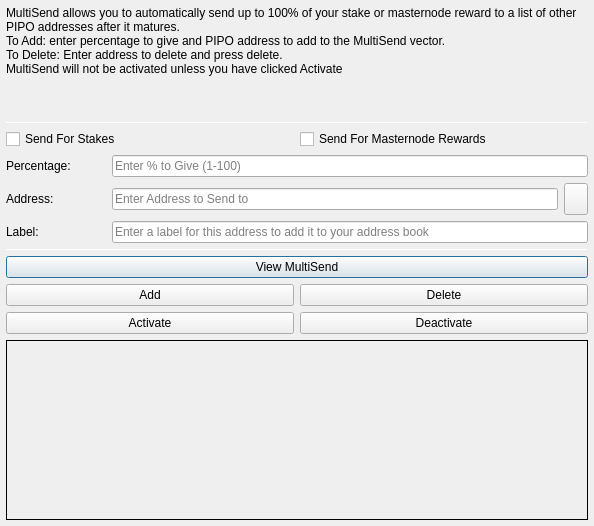
<?xml version="1.0" encoding="UTF-8"?>
<ui version="4.0">
 <class>MultiSendDialog</class>
 <widget class="QDialog" name="MultiSendDialog">
  <property name="windowModality">
   <enum>Qt::NonModal</enum>
  </property>
  <property name="geometry">
   <rect>
    <x>0</x>
    <y>0</y>
    <width>594</width>
    <height>526</height>
   </rect>
  </property>
  <property name="windowTitle">
   <string>MultiSend</string>
  </property>
  <layout class="QVBoxLayout" name="verticalLayout" stretch="0">
   <property name="margin">
    <number>6</number>
   </property>
   <item>
    <layout class="QVBoxLayout" name="verticalLayout_Main" stretch="1,1,1,0,1,1,1">
     <item>
      <widget class="QLabel" name="label_2">
       <property name="lineWidth">
        <number>1</number>
       </property>
       <property name="text">
        <string>MultiSend allows you to automatically send up to 100% of your stake or masternode reward to a list of other PIPO addresses after it matures.
To Add: enter percentage to give and PIPO address to add to the MultiSend vector.
To Delete: Enter address to delete and press delete.
MultiSend will not be activated unless you have clicked Activate</string>
       </property>
       <property name="alignment">
        <set>Qt::AlignLeading|Qt::AlignLeft|Qt::AlignTop</set>
       </property>
       <property name="wordWrap">
        <bool>true</bool>
       </property>
      </widget>
     </item>
     <item>
      <widget class="Line" name="line">
       <property name="minimumSize">
        <size>
         <width>0</width>
         <height>1</height>
        </size>
       </property>
       <property name="maximumSize">
        <size>
         <width>16777215</width>
         <height>1</height>
        </size>
       </property>
       <property name="orientation">
        <enum>Qt::Horizontal</enum>
       </property>
      </widget>
     </item>
     <item>
      <layout class="QVBoxLayout" name="verticalLayout_Settings">
       <item>
        <layout class="QHBoxLayout" name="horizontalLayout">
         <item>
          <widget class="QCheckBox" name="multiSendStakeCheckBox">
           <property name="text">
            <string>Send For Stakes</string>
           </property>
          </widget>
         </item>
         <item>
          <widget class="QCheckBox" name="multiSendMasternodeCheckBox">
           <property name="text">
            <string>Send For Masternode Rewards</string>
           </property>
          </widget>
         </item>
        </layout>
       </item>
       <item>
        <layout class="QHBoxLayout" name="horizontalLayout_6">
         <item>
          <widget class="QLabel" name="label">
           <property name="minimumSize">
            <size>
             <width>100</width>
             <height>0</height>
            </size>
           </property>
           <property name="toolTip">
            <string>Percentage of stake to send</string>
           </property>
           <property name="text">
            <string>Percentage:</string>
           </property>
          </widget>
         </item>
         <item>
          <widget class="QLineEdit" name="multiSendPercentEdit">
           <property name="toolTip">
            <string>Enter whole numbers 1 - 100</string>
           </property>
           <property name="placeholderText">
            <string>Enter % to Give (1-100)</string>
           </property>
          </widget>
         </item>
        </layout>
       </item>
       <item>
        <layout class="QHBoxLayout" name="horizontalLayout_7">
         <item>
          <widget class="QLabel" name="label_5">
           <property name="minimumSize">
            <size>
             <width>100</width>
             <height>0</height>
            </size>
           </property>
           <property name="toolTip">
            <string>Address to send portion of stake to</string>
           </property>
           <property name="text">
            <string>Address:</string>
           </property>
          </widget>
         </item>
         <item>
          <widget class="QLineEdit" name="multiSendAddressEdit">
           <property name="toolTip">
            <string/>
           </property>
           <property name="placeholderText">
            <string>Enter Address to Send to</string>
           </property>
          </widget>
         </item>
         <item>
          <widget class="QToolButton" name="addressBookButton">
           <property name="maximumSize">
            <size>
             <width>16777215</width>
             <height>32</height>
            </size>
           </property>
           <property name="toolTip">
            <string>Choose an address from the address book</string>
           </property>
           <property name="text">
            <string/>
           </property>
           <property name="icon">
            <iconset resource="../pipo.qrc">
             <normaloff>:/icons/address-book</normaloff>:/icons/address-book</iconset>
           </property>
           <property name="shortcut">
            <string>Alt+A</string>
           </property>
          </widget>
         </item>
        </layout>
       </item>
      </layout>
     </item>
     <item>
      <layout class="QHBoxLayout" name="horizontalLayout_3">
       <item>
        <widget class="QLabel" name="label_3">
         <property name="minimumSize">
          <size>
           <width>100</width>
           <height>0</height>
          </size>
         </property>
         <property name="text">
          <string>Label:</string>
         </property>
        </widget>
       </item>
       <item>
        <widget class="QLineEdit" name="labelAddressLabelEdit">
         <property name="placeholderText">
          <string>Enter a label for this address to add it to your address book</string>
         </property>
        </widget>
       </item>
      </layout>
     </item>
     <item>
      <widget class="Line" name="line_2">
       <property name="minimumSize">
        <size>
         <width>0</width>
         <height>1</height>
        </size>
       </property>
       <property name="maximumSize">
        <size>
         <width>16777215</width>
         <height>1</height>
        </size>
       </property>
       <property name="orientation">
        <enum>Qt::Horizontal</enum>
       </property>
      </widget>
     </item>
     <item>
      <layout class="QVBoxLayout" name="verticalLayout_Buttons">
       <item>
        <layout class="QHBoxLayout" name="horizontalLayout_4">
         <item>
          <widget class="QPushButton" name="viewButton">
           <property name="toolTip">
            <string/>
           </property>
           <property name="statusTip">
            <string>View MultiSend Vector</string>
           </property>
           <property name="text">
            <string>View MultiSend</string>
           </property>
          </widget>
         </item>
        </layout>
       </item>
       <item>
        <layout class="QHBoxLayout" name="horizontalLayout_2">
         <item>
          <widget class="QPushButton" name="addButton">
           <property name="toolTip">
            <string/>
           </property>
           <property name="statusTip">
            <string>Add to MultiSend Vector</string>
           </property>
           <property name="text">
            <string>Add</string>
           </property>
          </widget>
         </item>
         <item>
          <widget class="QPushButton" name="deleteButton">
           <property name="toolTip">
            <string/>
           </property>
           <property name="statusTip">
            <string>Delete Address From MultiSend Vector</string>
           </property>
           <property name="text">
            <string>Delete</string>
           </property>
          </widget>
         </item>
        </layout>
       </item>
       <item>
        <layout class="QHBoxLayout" name="horizontalLayout_5">
         <item>
          <widget class="QPushButton" name="activateButton">
           <property name="statusTip">
            <string>Activate MultiSend</string>
           </property>
           <property name="text">
            <string>Activate</string>
           </property>
          </widget>
         </item>
         <item>
          <widget class="QPushButton" name="disableButton">
           <property name="statusTip">
            <string>Deactivate MultiSend</string>
           </property>
           <property name="text">
            <string>Deactivate</string>
           </property>
          </widget>
         </item>
        </layout>
       </item>
      </layout>
     </item>
     <item>
      <widget class="QLabel" name="message">
       <property name="minimumSize">
        <size>
         <width>0</width>
         <height>180</height>
        </size>
       </property>
       <property name="frameShape">
        <enum>QFrame::Panel</enum>
       </property>
       <property name="frameShadow">
        <enum>QFrame::Plain</enum>
       </property>
       <property name="lineWidth">
        <number>1</number>
       </property>
       <property name="midLineWidth">
        <number>1</number>
       </property>
       <property name="text">
        <string/>
       </property>
       <property name="alignment">
        <set>Qt::AlignLeading|Qt::AlignLeft|Qt::AlignTop</set>
       </property>
       <property name="wordWrap">
        <bool>true</bool>
       </property>
      </widget>
     </item>
    </layout>
   </item>
  </layout>
 </widget>
 <resources>
  <include location="../pipo.qrc"/>
 </resources>
 <connections/>
</ui>
